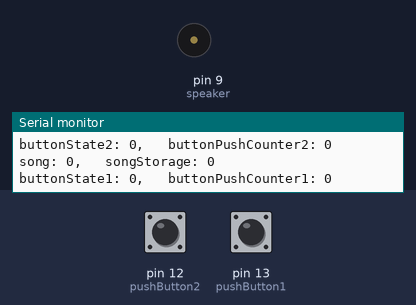
Recording of a sketch running on a simulated Arduino Uno, built with avr-gcc and run on an emulated ATmega328P. Shown: buzzer (waves = sounding), the last lines printed to the serial monitor. The test bench sets the inputs (shaded band); at power-on: pin 12 (pushButton2) LOW, pin 13 (pushButton1) LOW.

Above: at 1.2 s.
1.3 s: pin 12 (pushButton2) pulled HIGH for 0.15 s
At 3.9 s:
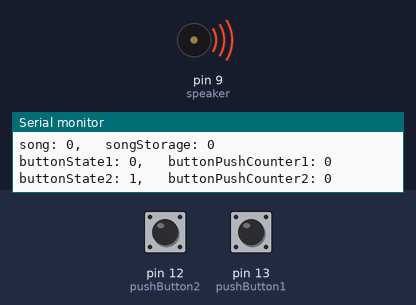
4.4 s: pin 12 (pushButton2) pulled HIGH for 3.2 s
9.1 s: pin 12 (pushButton2) driven HIGH
At 9.8 s:
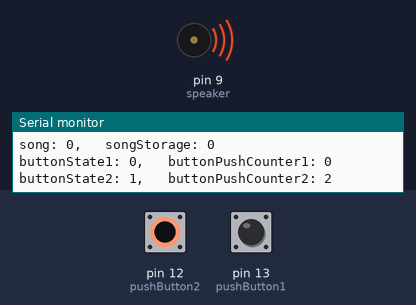
12.1 s: pin 13 (pushButton1) pulled HIGH for 0.15 s
At 14.1 s:
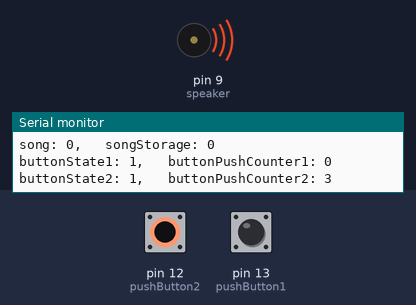
Timing chart, 0 to 16.2 s (numbered marks = the images above; inputs shaded):
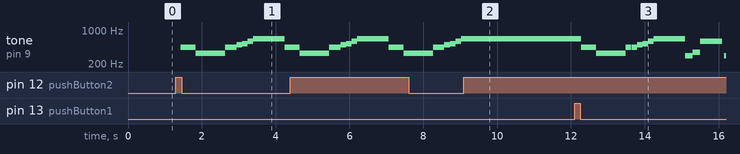

The sketch:

gadgiTeration_code_v2.ino
```cpp
//gadgiTeration Code 2014
//Joselyn McDonald & Nicole Messier

//Code uses a button and state changes to rotate through a number of different songs

//library that holdes the notes that are used in the various songs
#include "pitches.h"

const int pushButton1 = 13; //digital pin of button1
const int pushButton2 = 12; //digital pin of button2
const int speaker = 9; //digital pin that the speaker is attached to


int buttonState1=0; //variable assigned as the current state of button1
int lastButtonState1=0; //previous state of button1
int buttonPushCounter1 = 0; //counter for the number of button presses on button1
int buttonState2=0; //variable assigned as the current state of button2
int lastButtonState2=0; //previous state of button2
int buttonPushCounter2 = 0; //counter for the number of button presses on button2
int song=0; //counter for the song
int songStorage=0; //variable to store song value

void setup(){
  //initialize the serial port
  Serial.begin(9600);
  //initialize speaker as an output
  pinMode(speaker,OUTPUT);
  //initialize pushbutton1 as an input
  pinMode(pushButton1, INPUT);
  //initialize pushbutton2 as an input
  pinMode(pushButton2, INPUT);
}

void loop(){

  //set buttonState variables to the state of the buttons (high or low which is 1 or 1)
  buttonState1 = digitalRead(pushButton1);
  buttonState2 = digitalRead(pushButton2);
  //Serial print the song, buttonState, and buttonPushCounter variables for debugging
  Serial.print("song: ");
  Serial.print(song);
  Serial.print(", ");
  Serial.print("\t");
  Serial.print("songStorage: ");
  Serial.println(songStorage);
  //button1 variables print out on one line
  Serial.print("buttonState1: ");
  Serial.print(buttonState1);
  Serial.print(", ");
  Serial.print("\t");
  Serial.print("buttonPushCounter1: ");
  Serial.println(buttonPushCounter1);
  //button2 variables print out on another line
  Serial.print("buttonState2: ");
  Serial.print(buttonState2);
  Serial.print(", ");
  Serial.print("\t");
  Serial.print("buttonPushCounter2: ");
  Serial.println(buttonPushCounter2);
  Serial.println();
  delay(10);

  //compare the buttonStates to its previous state
  if (buttonState1 != lastButtonState1){
    // if the state has changed, increment the counter
    buttonPushCounter1++;
    song++;
    // check if song is equal to zero
    if(song==1){
      //play overworld song
      overworld();
    }


    // check if song is equal to 1
    if (song == 2){
      //play songOfStorms song
      songOfStorms();
    }


    // check if song is equal to 1
    if (song == 3){
      //play windFish song
      windFish();
      // set song equal to zero to reshuffle through songs
      song = 0;
    }


  }

  // save the current state as the last state,
  //for next time through the loop
  lastButtonState1 = buttonState1;
  songStorage = song;

  //compare the buttonStates to its previous state
  if (buttonState2 != lastButtonState2){
    buttonPushCounter2++;

    if(songStorage==0){
      //play overworld song
      overworld();
    }

    // check if song is equal to 1
    if (songStorage == 1){
      //play songOfStorms song
      songOfStorms();
    }


    // check if song is equal to 1
    if (songStorage == 2){
      //play windFish song
      windFish();
    }


  }
  lastButtonState2 = buttonState2;
}


void windFish (){
  tone(speaker, NOTE_D5);
  delay(400);
  tone(speaker, NOTE_E5);
  delay(400);
  tone(speaker, NOTE_F5);
  delay(1400);
  tone(speaker, NOTE_D5);
  delay(400);
  tone(speaker, NOTE_E5);
  delay(400);
  tone(speaker, NOTE_F5);
  delay(1400);
  tone(speaker, NOTE_E5);
  delay(400);
  tone(speaker, NOTE_D5);
  delay(400);
  tone(speaker, NOTE_A4);
  delay(400);
  tone(speaker, NOTE_C5);
  delay(800);
  tone(speaker, NOTE_D5);
  delay(1000);
}

void songOfStorms (){
  tone(speaker, NOTE_D4);
  delay(200);
  tone(speaker, NOTE_F4);
  delay(200);
  tone(speaker, NOTE_D5);
  delay(600);
  noTone(speaker);
  delay(50);
  tone(speaker, NOTE_D4);
  delay(200);
  tone(speaker, NOTE_F4);
  delay(200);
  tone(speaker, NOTE_D5);
  delay(600);
  noTone(speaker);
  delay(50);
  tone(speaker, NOTE_E5);
  delay(600);
  tone(speaker, NOTE_F5);
  delay(200);
  tone(speaker, NOTE_E5);
  delay(200);
  tone(speaker, NOTE_F5);
  delay(200);
  tone(speaker, NOTE_E5);
  delay(200);
  tone(speaker, NOTE_C5);
  delay(200);
  tone(speaker, NOTE_A4);
  delay(600);
  noTone(speaker);
  delay(50);
}

void overworld(){
  tone(speaker, NOTE_A4);
  delay(400);
  tone(speaker, NOTE_E4);
  delay(800);
  tone(speaker, NOTE_A4);
  delay(150);
  noTone(speaker);
  delay(10);
  tone(speaker, NOTE_A4);
  delay(150);
  tone(speaker, NOTE_B4);
  delay(150);
  tone(speaker, NOTE_C5);
  delay(150);
  tone(speaker, NOTE_D5);
  delay(150);
  tone(speaker, NOTE_E5);
  delay(800);
}
```

pitches.h
```cpp
/*************************************************
 * Public Constants
 *************************************************/

#define NOTE_B0  31
#define NOTE_C1  33
#define NOTE_CS1 35
#define NOTE_D1  37
#define NOTE_DS1 39
#define NOTE_E1  41
#define NOTE_F1  44
#define NOTE_FS1 46
#define NOTE_G1  49
#define NOTE_GS1 52
#define NOTE_A1  55
#define NOTE_AS1 58
#define NOTE_B1  62
#define NOTE_C2  65
#define NOTE_CS2 69
#define NOTE_D2  73
#define NOTE_DS2 78
#define NOTE_E2  82
#define NOTE_F2  87
#define NOTE_FS2 93
#define NOTE_G2  98
#define NOTE_GS2 104
#define NOTE_A2  110
#define NOTE_AS2 117
#define NOTE_B2  123
#define NOTE_C3  131
#define NOTE_CS3 139
#define NOTE_D3  147
#define NOTE_DS3 156
#define NOTE_E3  165
#define NOTE_F3  175
#define NOTE_FS3 185
#define NOTE_G3  196
#define NOTE_GS3 208
#define NOTE_A3  220
#define NOTE_AS3 233
#define NOTE_B3  247
#define NOTE_C4  262
#define NOTE_CS4 277
#define NOTE_D4  294
#define NOTE_DS4 311
#define NOTE_E4  330
#define NOTE_F4  349
#define NOTE_FS4 370
#define NOTE_G4  392
#define NOTE_GS4 415
#define NOTE_A4  440
#define NOTE_AS4 466
#define NOTE_B4  494
#define NOTE_C5  523
#define NOTE_CS5 554
#define NOTE_D5  587
#define NOTE_DS5 622
#define NOTE_E5  659
#define NOTE_F5  698
#define NOTE_FS5 740
#define NOTE_G5  784
#define NOTE_GS5 831
#define NOTE_A5  880
#define NOTE_AS5 932
#define NOTE_B5  988
#define NOTE_C6  1047
#define NOTE_CS6 1109
#define NOTE_D6  1175
#define NOTE_DS6 1245
#define NOTE_E6  1319
#define NOTE_F6  1397
#define NOTE_FS6 1480
#define NOTE_G6  1568
#define NOTE_GS6 1661
#define NOTE_A6  1760
#define NOTE_AS6 1865
#define NOTE_B6  1976
#define NOTE_C7  2093
#define NOTE_CS7 2217
#define NOTE_D7  2349
#define NOTE_DS7 2489
#define NOTE_E7  2637
#define NOTE_F7  2794
#define NOTE_FS7 2960
#define NOTE_G7  3136
#define NOTE_GS7 3322
#define NOTE_A7  3520
#define NOTE_AS7 3729
#define NOTE_B7  3951
#define NOTE_C8  4186
#define NOTE_CS8 4435
#define NOTE_D8  4699
#define NOTE_DS8 4978
```

Measured:
- after the input at 1.3 s, tone on pin 9 (speaker): plays 440 Hz for 0.40 s, 330 Hz for 0.80 s, 440 Hz for 0.15 s, 440 Hz for 0.15 s, 494 Hz for 0.15 s, 523 Hz for 0.15 s … (9 notes in this stretch), starting after 0.13 s
- after the input at 9.1 s, tone on pin 9 (speaker): stops changing and stays 659 Hz
- after the input at 12.1 s, tone on pin 9 (speaker): plays 440 Hz for 0.40 s, 330 Hz for 0.80 s, 440 Hz for 0.15 s, 440 Hz for 0.15 s, 494 Hz for 0.15 s, 523 Hz for 0.15 s … (12 notes in this stretch), starting after 0.18 s
